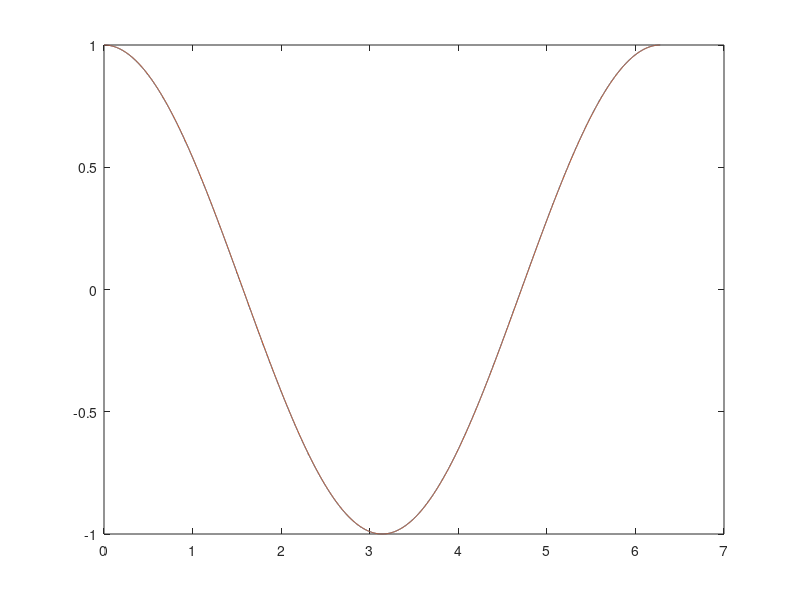

Source code (MATLAB): (Note: this script raises an error after producing the figure.)
%% 数值微分
clear,clc;
x=[0,sort(2*pi*rand(1,5000)),2*pi];
y=sin(x);
f1=diff(y)./diff(x);
f2=cos(x(1:end-1));
plot(x(1:end-1),f1,x(1:end-1),f2);
d=norm(f1-f2); %欧几里得范数
disp(d);

%% 数值积分
clear,clc;
format long;
f=@(x)4./(1+x.^2);
[i,n]=quad(f,0,1,1.1e-8);
i
n
[i,n]=quadl(f,0,1,1.1e-8);
i
n
(atan(1)-asin(0)).*4
format;

%% 基于全局自适应积分方法
clear,clc;
i=integral(@fe,1,exp(1))

%% 梯形积分方法
clear,clc;
x=1:6;
y=[6,8,11,7,5,2];
plot(x,y,'-ko');
grid on; % 显示网格线
axis([1,6,0,11]);
i1=trapz(x,y)
i2=sum(diff(x).*(y(1:end-1)+y(2:end))/2)

%% 平面桁架结构受力分析
alpha=sqrt(2)/2;
A= [0,1,0,0,0,-1,0,0,0,0,0,0,0;
    0,0,1,0,0,0,0,0,0,0,0,0,0;
    alpha,0,0,-1,-alpha,0,0,0,0,0,0,0,0;
    alpha,0,1,0,alpha,0,0,0,0,0,0,0,0;
    0,0,0,1,0,0,0,-1,0,0,0,0,0;
    0,0,0,0,0,0,1,0,0,0,0,0,0;
    0,0,0,0,alpha,1,0,0,-alpha,-1,0,0,0;
    0,0,0,0,alpha,0,1,0,alpha,0,0,0,0;
    0,0,0,0,0,0,0,0,0,1,0,0,-1;
    0,0,0,0,0,0,0,0,0,0,1,0,0;
    0,0,0,0,0,0,0,1,alpha,0,0,-alpha,0;
    0,0,0,0,0,0,0,0,alpha,0,1,alpha,0;
    0,0,0,0,0,0,0,0,0,0,0,alpha,1;];
b=[0;10;0;0;0;0;0;15;0;20;0;0;0];
f=A\b;
disp(f);
% 正数表示拉力，负数表示压力

%% 小行星运行轨道计算问题
clear,clc;
xi=[1.02,0.87,0.67,0.44,0.16];
yi=[0.39,0.27,0.18,0.13,0.13];
A=zeros(length(xi));
for i=1:length(xi)
    A(i,:)=[xi(i)*xi(i),2*xi(i)*yi(i),yi(i)*yi(i),2*xi(i),2*yi(i)];
end
b=-ones(length(xi),1);
ai=A\b;
f=@(x,y)2.4645*x.^2-0.8846*x.*y+6.4917*y.^2-1.3638*x-7.2016*y+1;
h=ezplot(f,[-0.5,1.2,0,1.2]);

%% 非线性方程数值求解
clear,clc;
f=@(x)x-1./x+5;
x1=fzero(f,-5)
x2=fzero(f,1)
x3=fzero(f,0.1)
fplot(f,[-6,2]);
grid on;

%% 函数极值计算
clear;
f=@(x)0.4*x(2)+x(1)^2+x(2)^2-x(1)*x(2)+1/30*x(1)^3;
x0=[0.5;0.5];
A=[-1,-0.5;-0.5,-1];
b=[-0.4;-0.5];
lb=[0;0];
option=optimset('Display','off');
[xmin,fmin]=fmincon(f,x0,A,b,[],[],lb,[],[],option)

%% 仓库选址
clear,clc;
x0=[10 30 16.667 0.555 22.2221];
y0=[10 50 29 29.888 49.988];
count=[10 18 20 14 25];
f=@(x)sum(sqrt((x0-x(1)).^2+(y0-x(2)).^2).*count);
option=optimset('Display','off');
[xmin,fmin]=fminunc(f,[5;5],option)
plot(x0,y0,'o',xmin(1),xmin(2),'*');

%% 仓库选址第二问
clear,clc;
x0=[10 30 16.667 0.555 22.2221];
y0=[10 50 29 29.888 49.988];
count=[10 18 20 14 25];
f=@(x)sum(sqrt((x0-x(1)).^2+(y0-x(2)).^2).*count);
option=optimset('Display','off');
[xmin,fmin]=fmincon(f,[15;30],[],[],[],[],[],[],'funny')
plot(x0,y0,'o',xmin(1),xmin(2),'*');

%% 求解常微分方程初值问题
clear,clc;
f=@(t,x)[-2,0;0,1]*[x(2);x(1)];
% [0,20]是积分范围
[t,x]=ode45(f,[0,20],[1,0]);
subplot(2,2,1);plot(t,x(:,2));
subplot(2,2,2);plot(x(:,2),x(:,1));

%% 火焰传播模型 刚性问题
clear,clc;
lamda=1e-5;
f=@(t,y)y^2-y^3;
tic;[t,y]=ode15s(f,[0,2/lamda],lamda);toc % 当初始值很小时必须用刚性函数
disp(['ode15s计算的点数' num2str(length(t))]);
